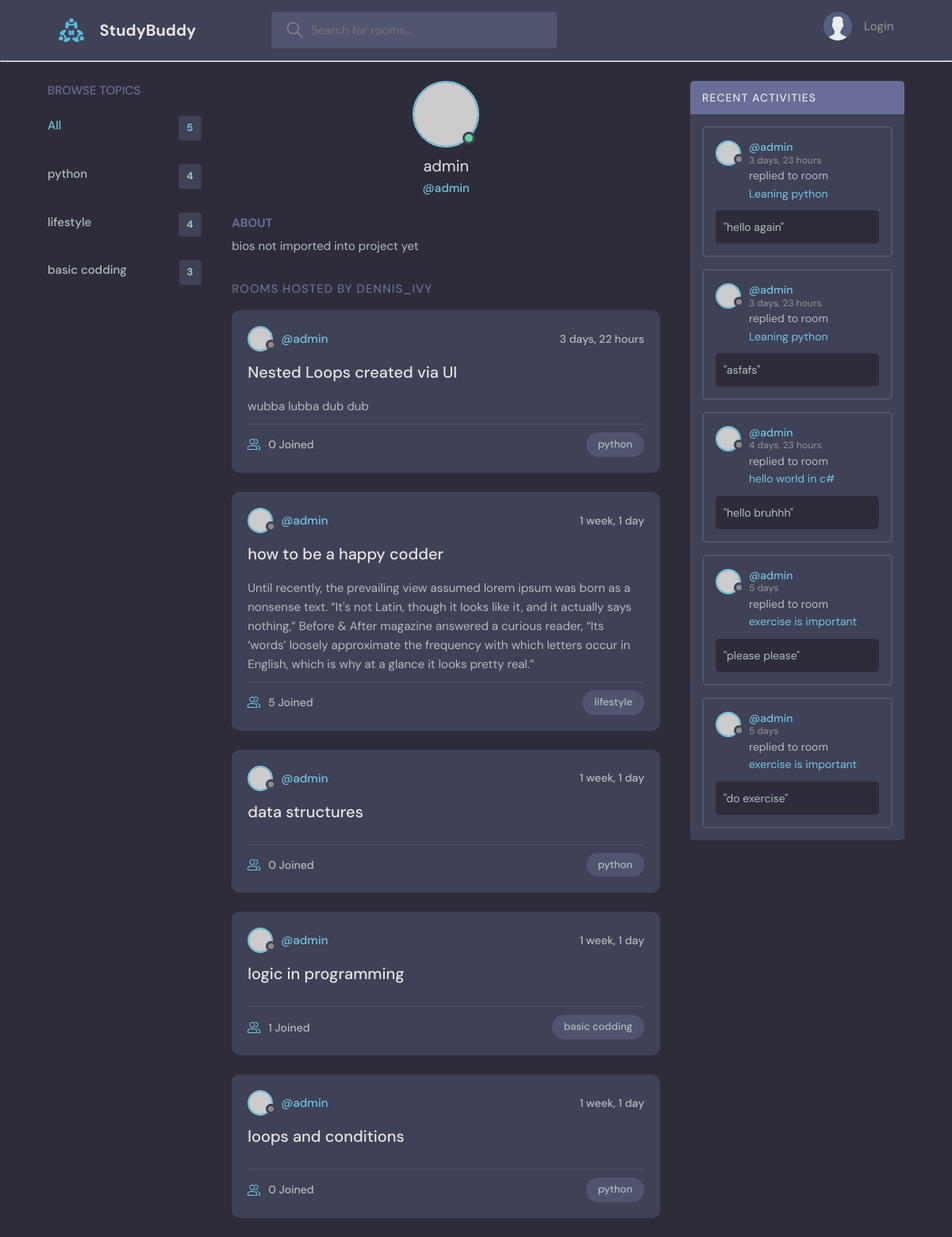
The app's page /profile/1/, older data.
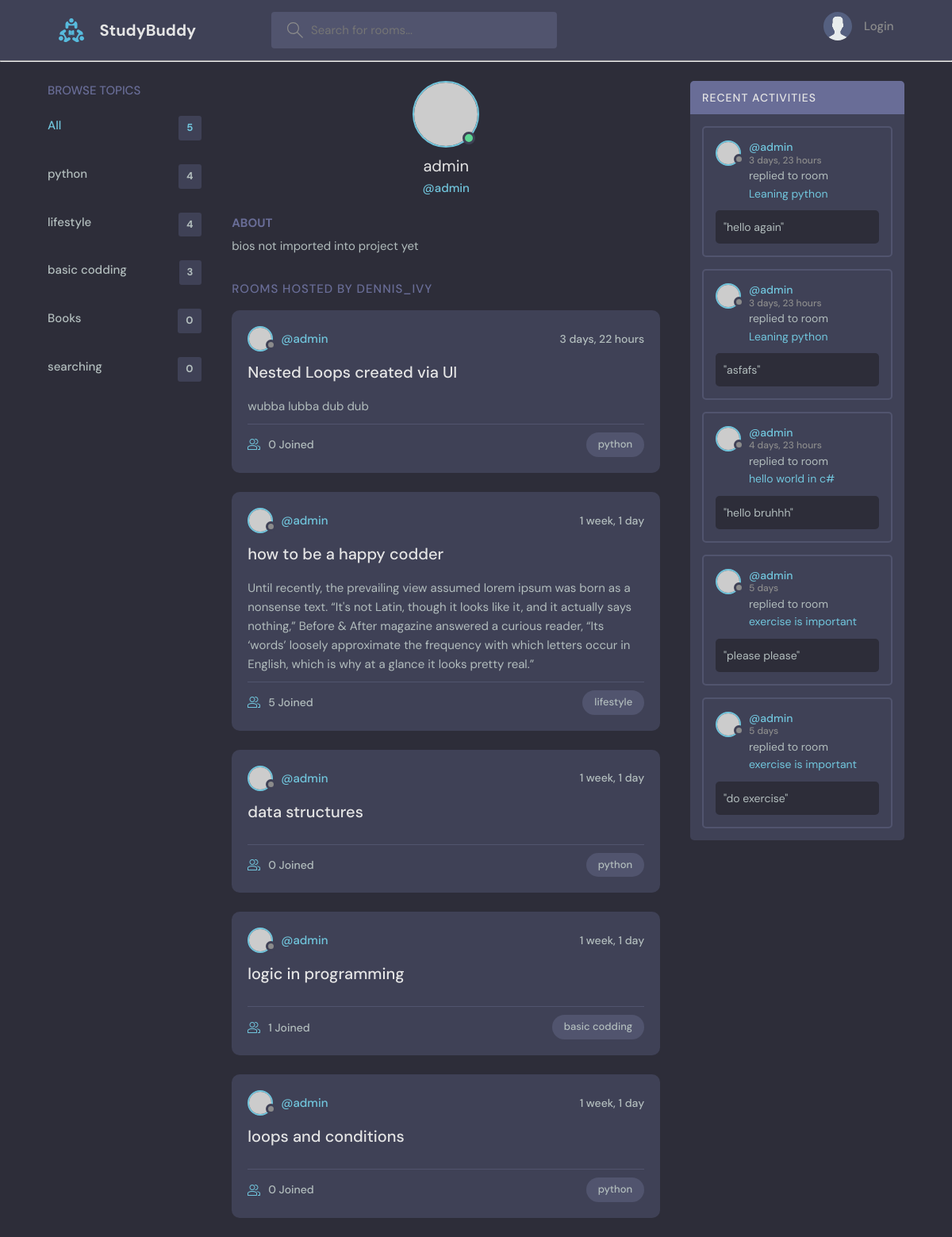
The same page, newer data.
### base/models.py (models this page shows)
class Topic(models.Model):
    name = models.CharField(max_length=200)
    def __str__ (self):
        return self.name

class Room(models.Model):
    host = models.ForeignKey(User, on_delete=models.SET_NULL,null=True)
    topic = models.ForeignKey('Topic', on_delete=models.SET_NULL,null=True)
    name = models.CharField(max_length=200)
    description = models.TextField(null=True,blank=True)
    participants = models.ManyToManyField(User,related_name='participants',blank=True)
    updated = models.DateTimeField(auto_now=True)
    created = models.DateTimeField(auto_now_add=True)
    class Meta:
        ordering = ['-updated','-created']
    def __str__(self) -> str:
        return self.name

class Message(models.Model):
    user = models.ForeignKey(User,on_delete=models.CASCADE,null=True)
    room = models.ForeignKey(Room,on_delete=models.CASCADE,null=True)
    body = models.TextField()
    updated = models.DateTimeField(auto_now=True)
    created = models.DateTimeField(auto_now_add=True)
    class Meta:
        ordering = ['-updated','-created']
    def __str__ (self):
        return self.body[0:50]

### base/views.py (the view)
# urls.py: path('profile/<str:pk>/',views.profile,name='profileurl'),
def profile(request,pk):
    q = request.GET.get('q') if request.GET.get('q') is not None else ''
    topics = Topic.objects.all()
    user = User.objects.get(id=pk)
    rooms=Room.objects.filter(Q(topic__name__icontains=q)|Q(description__icontains=q)|Q(name__icontains=q),host=user)
    recent_messages=Message.objects.filter(user=user)[:5]
    context = {'user':user,'topics':topics,'rooms':rooms,'recent_messages':recent_messages}
    return render (request,'base/profile.html',context)

### base/templates/base/profile.html (shortened to what this page needs)
{% extends 'main.html' %}
{% block content %}
  <main class="profile-page layout layout--3">
    <div class="container">
      {% include 'base/topics_component.html' %}
      <div class="roomList">
        <div class="profile">
          <div class="profile__avatar">
            <div class="avatar avatar--large active">
              <img src="https://randomuser.me/api/portraits/men/11.jpg" />
            </div>
          </div>
          <div class="profile__info">
            <h3>{{user.username}}</h3>
            <p><a href="{% url 'profileurl' user.id %}">@{{user.username}}</a></p>
          </div>
          <div class="profile__about">
            <h3>About</h3>
            <p>
              bios not imported into project yet
            </p>
          </div>
        </div>
        <div class="roomList__header">
          <div>
            <h2>Rooms Hosted by dennis_ivy</a>
            </h2>
          </div>
        </div>
        {% include 'base/feed_component.html' %}
      </div>
      <div class="activities">
        <div class="activities__header">
          <h2>Recent Activities</h2>
        </div>
        {% include 'base/activity_component.html' %}
    </div>
  </main>
{% endblock %}

### templates/main.html (shortened to what this page needs)
<!DOCTYPE html>
{% load static %}
<html lang="en">
  <head>
    <link rel="stylesheet" href="{% static 'styles/style.css' %}" />
  </head>
  <body>
    {% include 'navbar.html' %}
    {% block content %}
    {% endblock %}
  </body>
</html>

### templates/navbar.html (shortened to what this page needs)
{% load static %}
<header class="header header--loggedIn">
    <div class="container">
      <a href="{% url 'homeurl' %}" class="header__logo">
        <img src="{% static 'images/logo.svg' %}" />
        <h1>StudyBuddy</h1>
      </a>
      <form class="header__search" method="GET" action="{% url 'homeurl' %}">
        <label>
          <input name="q" placeholder="Search for rooms..." />
        </label>
      </form>
      <nav class="header__menu">
        {% if request.user.is_authenticated %}
        <div class="header__user">
          <a href="{% url 'profileurl' request.user.id %}">
            <div class="avatar avatar--medium active">
              <img src="https://randomuser.me/api/portraits/men/37.jpg" />
            </div>
            <p>{{request.user}} <span>@{{request.user}}</span></p>
          </a>
          <button class="dropdown-button">
            <svg version="1.1" xmlns="http://www.w3.org/2000/svg" width="32" height="32" viewBox="0 0 32 32">
              <title>chevron-down</title>
              <path d="M16 21l-13-13h-3l16 16 16-16h-3l-13 13z"></path>
            </svg>
          </button>
        </div>
        {% else %}
        <a href="{% url 'loginurl' %}">
            <img src="{% static 'images/avatar.svg' %}" />
            <p>Login</p>
          </a>
        {% endif %}
      </nav>
    </div>
  </header>
<hr>

### base/templates/base/topics_component.html
<div class="topics">
    <div class="topics__header">
      <h2>Browse Topics</h2>
    </div>
    <ul class="topics__list">
      <li>
        <a href="{% url 'homeurl' %}" class="active">All <span>{{rooms.count}}</span></a>
      </li>
      {% for topic in topics %}
        <li>
            <a href="{% url 'homeurl' %}?q={{topic.name}}">{{topic.name}}<span>{{topic.room_set.all.count}}</span></a>
        </li>
        {% endfor %}
    </ul>
  </div>

### base/templates/base/feed_component.html (shortened to what this page needs)
        {% for room in rooms %}
        <div class="roomListRoom">
                <div class="roomListRoom__header">
                  <a href="{% url 'profileurl' room.host.id %}" class="roomListRoom__author">
                    <div class="avatar avatar--small">
                      <img src="https://randomuser.me/api/portraits/women/11.jpg" />
                    </div>
                    <span>@{{room.host.username}}</span>
                  </a>
                  <div class="roomListRoom__actions">
                    <span>{{room.created|timesince}}</span>
                  </div>
                </div>
                <div class="roomListRoom__content">
                  <a href="{% url 'roomurl' room.id %}">{{room.name}}</a>
                  <p>
                        {{room.description}}
                  </p>
                </div>
                <div class="roomListRoom__meta">
                  <a href="{% url 'roomurl' room.id %}" class="roomListRoom__joined">
                    {{room.participants.all.count}} Joined
                  </a>
                  <p class="roomListRoom__topic">{{room.topic}}</p>
                </div>
              </div>
              {% endfor %}

### base/templates/base/activity_component.html (shortened to what this page needs)
{% for recent_message in recent_messages %}
<div class="activities__box">
    <div class="activities__boxHeader roomListRoom__header">
      <a href="{% url 'profileurl' recent_message.room.host.id %}" class="roomListRoom__author">
        <div class="avatar avatar--small">
          <img src="https://randomuser.me/api/portraits/women/11.jpg" />
        </div>
        <p>
          @{{recent_message.user}}
          <span>{{recent_message.created|timesince}}</span>
        </p>
      </a>
    </div>
    <div class="activities__boxContent">
      <p>replied to room<a href="{% url 'roomurl' recent_message.room.id %}">{{recent_message.room}}</a></p>
      <div class="activities__boxRoomContent">
        "{{recent_message}}"
      </div>
    </div>
  </div>
  {% endfor %}

Row changes from the older to the newer data that the page shows:
added Topic: name "Books", room_set.all.count "0"
added Topic: name "searching", room_set.all.count "0"
